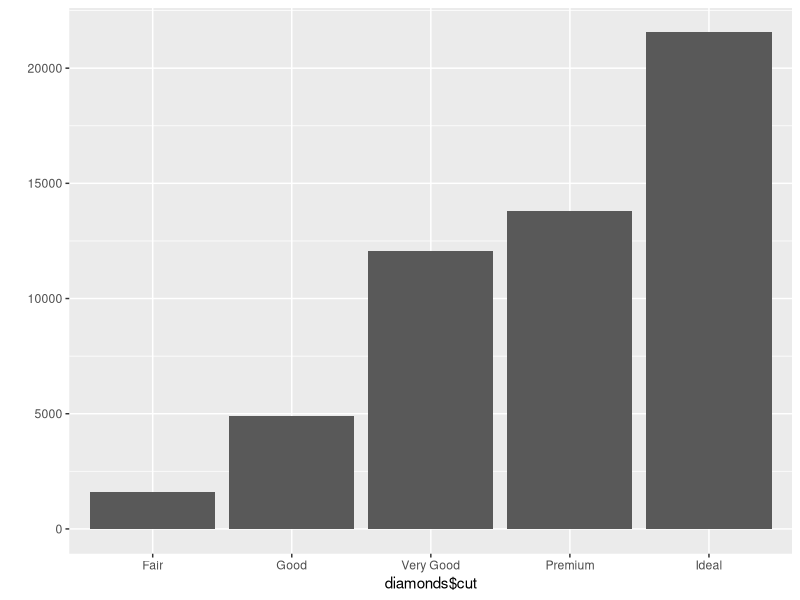
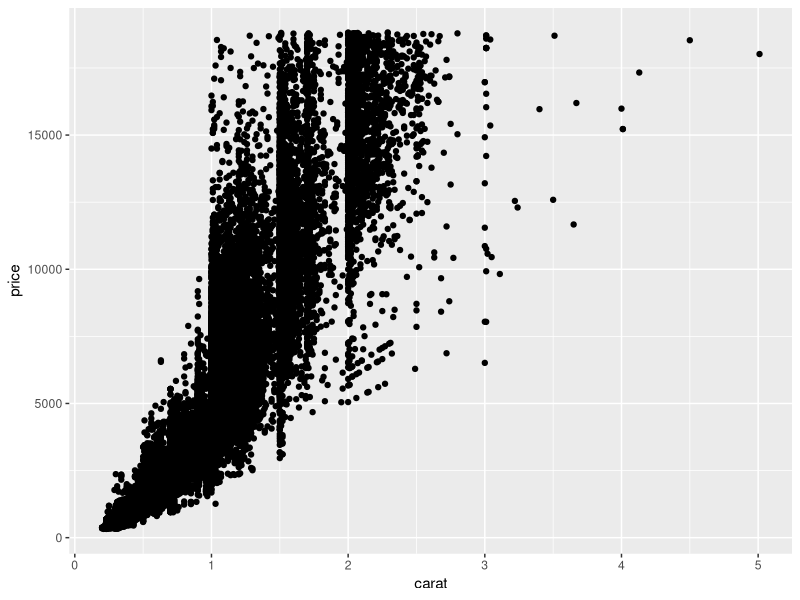
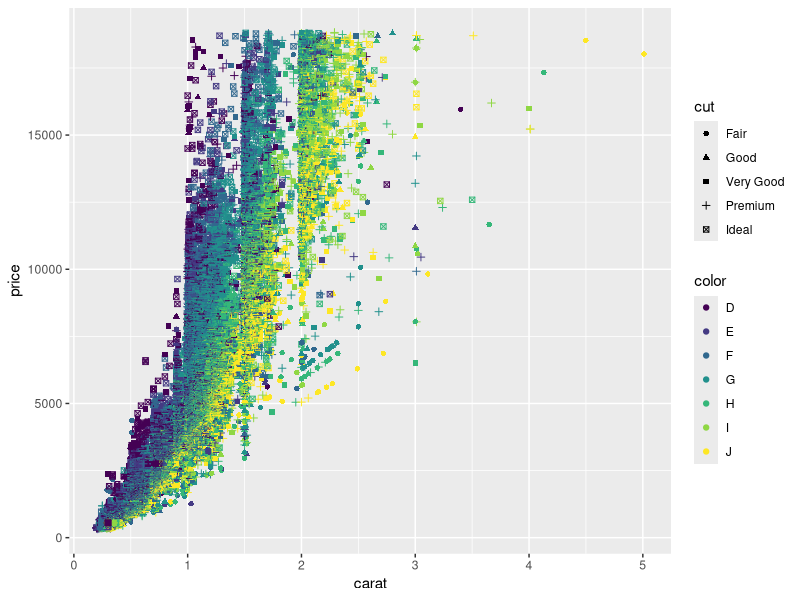
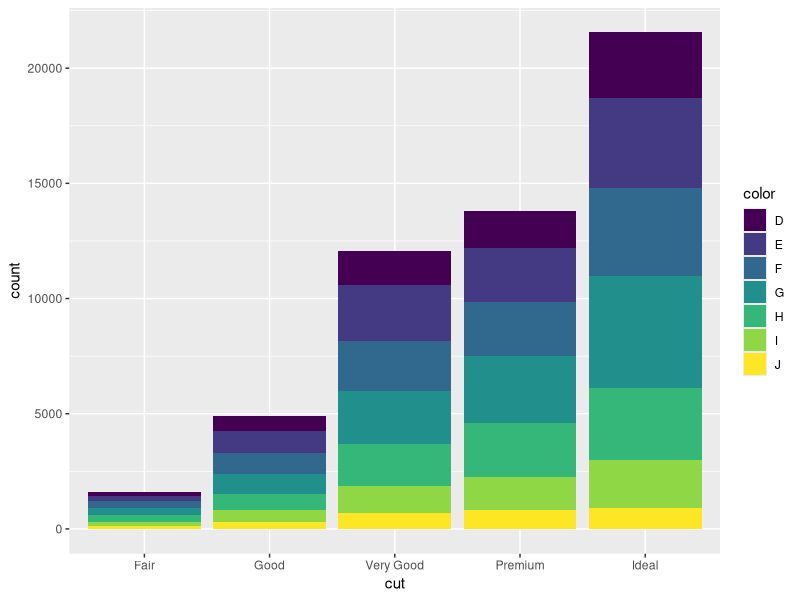
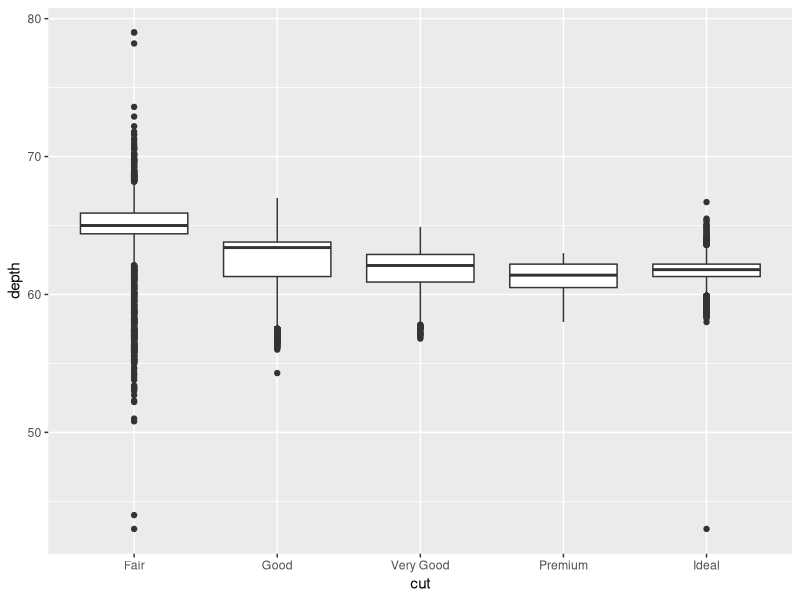
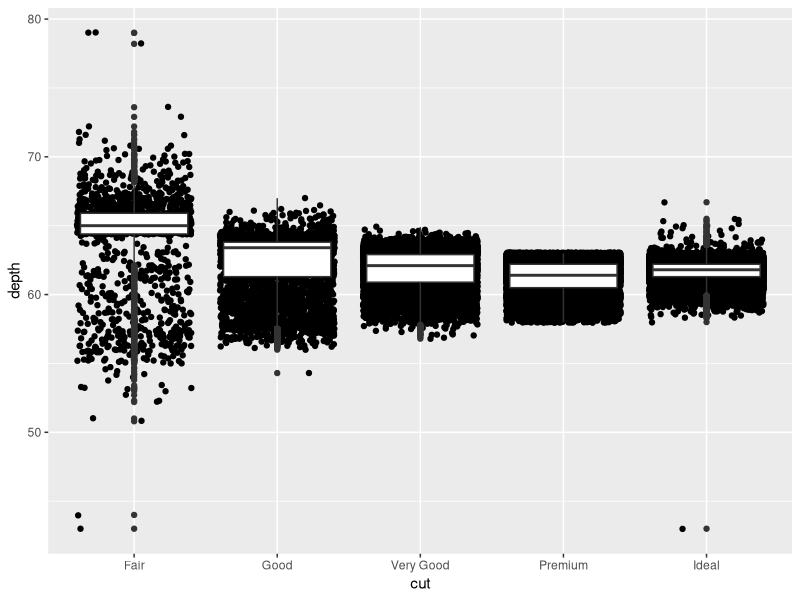
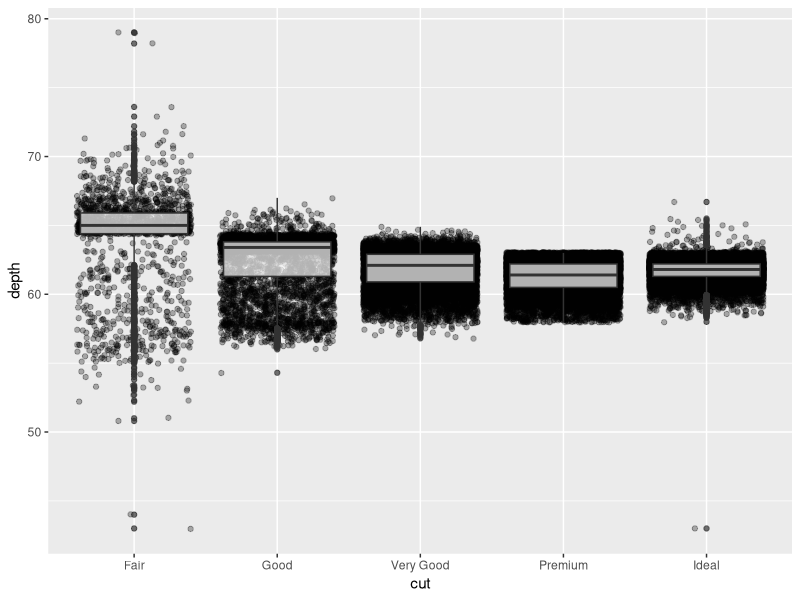
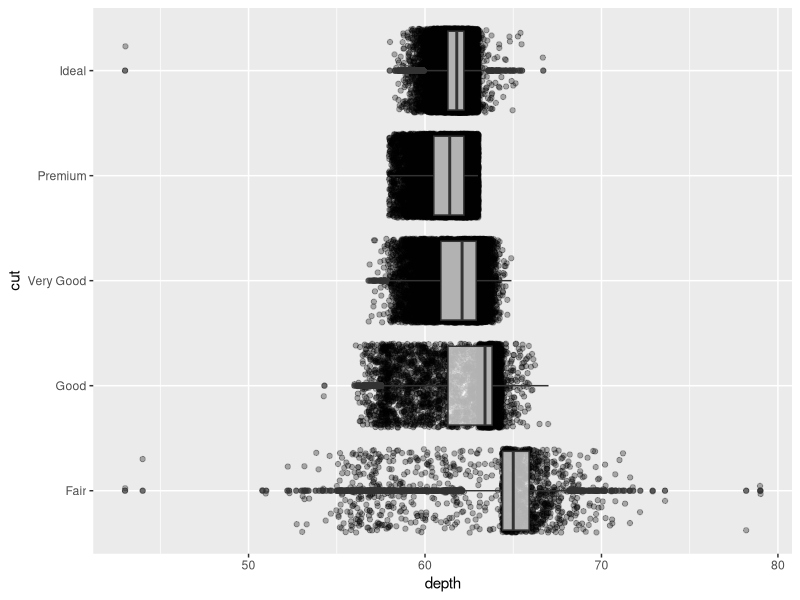

These charts were generated, in order, by the following R code:
## ---- chunk 1
install.packages("ggplot2")
library("ggplot2")
head(diamonds)
## ---- chunk 2
p <- qplot(diamonds$cut)
p + geom_bar()
## ---- chunk 3
p <- ggplot(data=diamonds, aes(x=carat,y=price))
p + geom_point()
## ---- chunk 4
p <- ggplot(data=diamonds, aes(x=carat,y=price))
p + geom_point(aes(colour=color, shape=cut))
## ---- chunk 5
p <- ggplot(data=diamonds, aes(x=cut))
p + geom_bar(aes(fill=color))
## ---- chunk 6
p <- ggplot(data=diamonds, aes(x=cut,y=depth))
p + geom_boxplot()
## ---- chunk 7
p <- ggplot(data=diamonds, aes(x=cut,y=depth))
p + geom_jitter() + geom_boxplot()
## ---- chunk 8
p <- ggplot(data=diamonds, aes(x=cut,y=depth))
p + geom_jitter(alpha=0.3) + geom_boxplot(alpha=0.7)
## ---- chunk 9
p <- ggplot(data=diamonds, aes(x=cut,y=depth))
p + geom_jitter(alpha=0.3) + geom_boxplot(alpha=0.7) + coord_flip()
